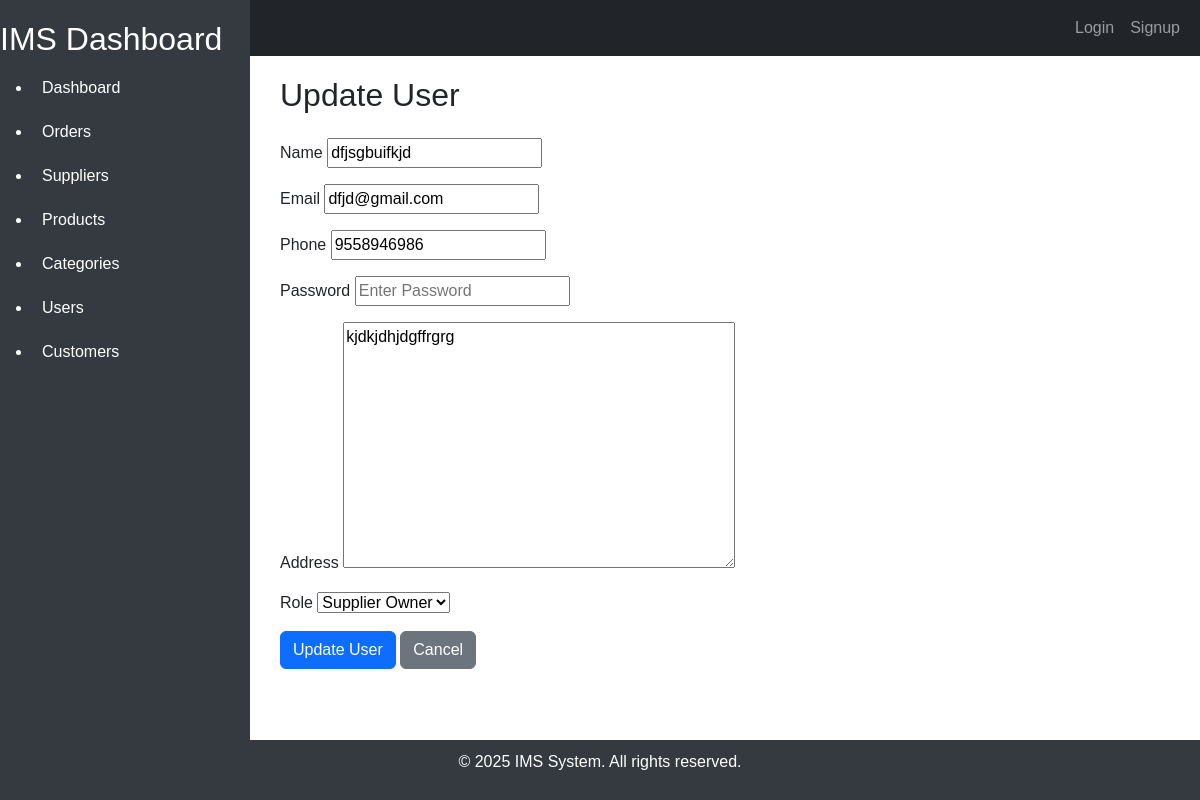
/user/users/2/update/ (signed in), run on the app's committed database.
### user/models.py (models this page shows, shortened)
class User(models.Model):
    id = models.AutoField(primary_key=True)
    name = models.CharField(max_length=100)
    email = models.EmailField(unique=True)
    phone = models.CharField(max_length=15, blank=True, null=True)
    password = models.CharField(max_length=100)
    created_at = models.DateTimeField(auto_now_add=True)
    updated_at = models.DateTimeField(auto_now=True)
    address = models.TextField(blank=True, null=True)
    role = models.ForeignKey(
    Role,
    on_delete=models.SET_NULL,
    null=True,
    blank=True,
    default=None,  # or the ID of an existin  g Role object
)
    class Meta:
        db_table = 'users'
        verbose_name = 'User'
        verbose_name_plural = 'Users'

### user/views.py (the view, shortened to what this page needs)
# urls.py: path('users/<int:pk>/update/', UserUpdateView.as_view(), name='user-update'),
class UserUpdateView(LoginRequiredMixin, UpdateView):
    model = User
    form_class = Userform
    template_name = 'users/update_users.html'
    success_url = reverse_lazy('user-list')

### user/forms.py
class Userform(forms.ModelForm):
    name = forms.CharField(widget=forms.TextInput(attrs={"placeholder": "Enter Name"}), label="Name",)
    email = forms.EmailField(widget=forms.EmailInput(attrs={"placeholder": "Enter Email"}), label="Email",)
    password = forms.CharField(widget=forms.PasswordInput(attrs={"placeholder": "Enter Password"}), label="Password",)
    class Meta:
        model = User
        fields = '__all__'

### user/models.py (called while the page is built)
    def __str__(self):
        return self.name

### user/templates/users/update_users.html (shortened to what this page needs)
{% extends "home/base.html" %}
{% block content %}
<h2 class="mb-4">Update User</h2>
<form method="post" class="w-100" style="max-width: 500px;">
    {% for field in form %}
    <div class="form-group mb-3">
        <label for="{{ field.id_for_label }}">{{ field.label }}</label>
        {{ field }}
    </div>
    {% endfor %}
    <button type="submit" class="btn btn-primary">Update User</button>
    <a href="{% url 'user-list' %}" class="btn btn-secondary">Cancel</a>
</form>
{% endblock %}

### home/templates/home/base.html (style rules this page uses)
body { font-family: Arial, sans-serif; display: flex; flex-direction: column; min-height: 100vh; }

### data on the page
User: form "dfjsgbuifkjd" "dfjd@gmail.com" "9558946986" "kjdkjdhjdgffrgrg" "Supplier Owner"

### other printed values
{{ field.label }} "Name" "Email" "Phone" "Password" "Address" "Role"
